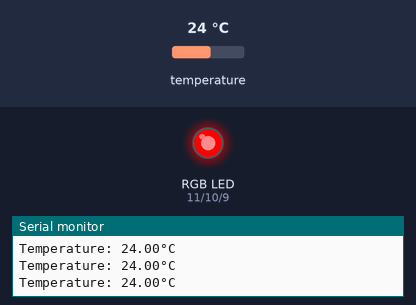
Simulated run of this sketch. Board: Arduino Uno, built with avr-gcc and run on an emulated ATmega328P. On the bench: an RGB LED mixed from three pins (HIGH = lit), the last lines printed to the serial monitor. The inputs (shaded band) are chosen by the test bench; at power-on: temperature 24 °C.

Above: at 1.2 s.
1.3 s: temperature set to 4 °C
At 1.7 s:
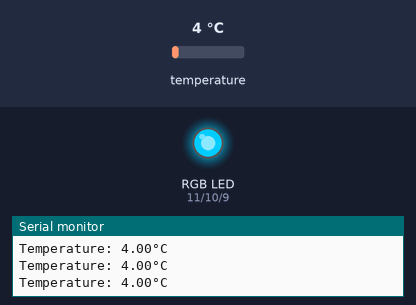
2.8 s: temperature set to 12 °C
At 3.2 s:
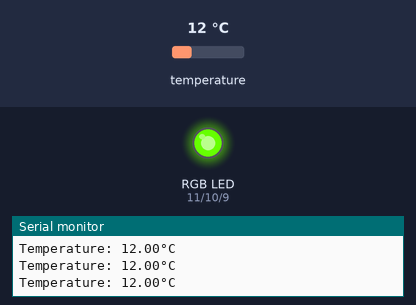
4.3 s: temperature set to 19 °C
At 5.0 s:
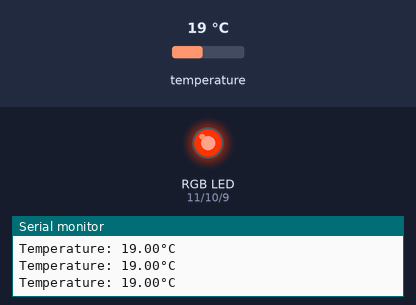
5.8 s: temperature set to 28 °C
At 6.4 s:
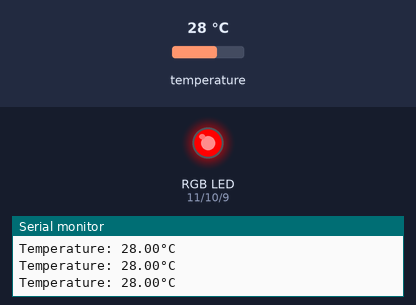
7.3 s: temperature set to 14 °C
At 7.8 s:
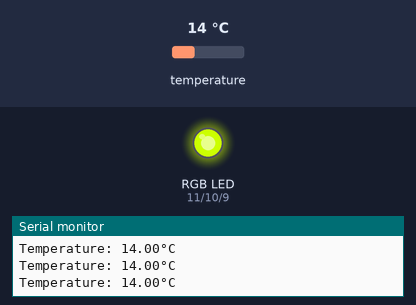
8.8 s: temperature set to 33 °C
At 9.5 s:
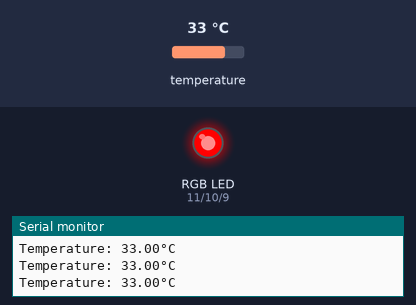
Timing chart, 0 to 11.8 s (numbered marks = the images above; inputs shaded):
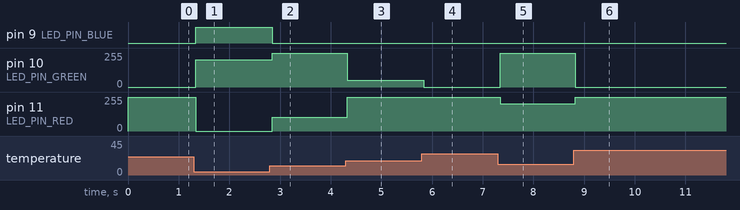

Measured:
- after the input at 1.3 s, pin 9 (LED_PIN_BLUE): LOW → HIGH at once; pin 10 (LED_PIN_GREEN): 0/255 → 204/255 at once; pin 11 (LED_PIN_RED): 255/255 → 0/255 at once
- after the input at 2.8 s, pin 9 (LED_PIN_BLUE): HIGH → LOW at once; pin 10 (LED_PIN_GREEN): 204/255 → 255/255 at once; pin 11 (LED_PIN_RED): 0/255 → 102/255 at once
- after the input at 4.3 s, pin 10 (LED_PIN_GREEN): 255/255 → 51/255 at once; pin 11 (LED_PIN_RED): 102/255 → 255/255 at once
- after the input at 5.8 s, pin 10 (LED_PIN_GREEN): 51/255 → 0/255 at once
- after the input at 7.3 s, pin 10 (LED_PIN_GREEN): 0/255 → 255/255 at once; pin 11 (LED_PIN_RED): 255/255 → 204/255 at once
- after the input at 8.8 s, pin 10 (LED_PIN_GREEN): 255/255 → 0/255 at once; pin 11 (LED_PIN_RED): 204/255 → 255/255 at once

The sketch:

ThermoBacklighter.ino
```cpp
#include <Adafruit_Sensor.h>
#include <DHT.h>
#include <DHT_U.h>

#define DHTPIN 2
#define DHTTYPE DHT11

#define LED_PIN_RED 11
#define LED_PIN_GREEN 10
#define LED_PIN_BLUE 9

#define BLUE_THRESHOLD 0.0
#define CYAN_THRESHOLD 5.0
#define GREEN_THRESHOLD 10.0
#define YELLOW_THRESHOLD 15.0
#define RED_THRESHOLD 20.0

void calc_color(float temperature, int *red, int *green, int *blue)
{
  if (temperature > RED_THRESHOLD) // red
  {
    *red = 255;
    *green = 0;
    *blue = 0;
  }
  else if (temperature > YELLOW_THRESHOLD) // orange, yellow to red
  {
    *red = 255;
    // green is fading
    *green = (int)(255. * (RED_THRESHOLD - temperature) / (RED_THRESHOLD - YELLOW_THRESHOLD));
    *blue = 0;
  }
  else if (temperature > GREEN_THRESHOLD) // green to yellow
  {
    // red is growing
    *red = (int)(255. * (temperature - GREEN_THRESHOLD) / (YELLOW_THRESHOLD - GREEN_THRESHOLD));
    *green = 255;
    *blue = 0;
  }
  else if (temperature > CYAN_THRESHOLD) // cyan to green
  {
    *red = 0;
    *green = 255;
    // blue is fading
    *blue = (int)(255. * (GREEN_THRESHOLD - temperature) / (GREEN_THRESHOLD - CYAN_THRESHOLD));
  }
  else if (temperature > BLUE_THRESHOLD) // blue to cyan
  {
    *red = 0;
    // green is growing
    *green = (int)(255. * (temperature - BLUE_THRESHOLD) / (CYAN_THRESHOLD - BLUE_THRESHOLD));
    *blue = 255;
  }
  else
  {
    *red = 0;
    *green = 0;
    *blue = 255;
  }
}

void test(float temperature)
{
  int red, green, blue;
  calc_color(temperature, &red, &green, &blue);
  Serial.print(temperature);
  Serial.print(F(" "));
  Serial.print(red);
  Serial.print(F(" "));
  Serial.print(green);
  Serial.print(F(" "));
  Serial.print(blue);
  Serial.println(F(" "));
}

DHT_Unified dht(DHTPIN, DHTTYPE);

void setup()
{
  pinMode(LED_PIN_RED, OUTPUT);
  pinMode(LED_PIN_GREEN, OUTPUT);
  pinMode(LED_PIN_BLUE, OUTPUT);

  Serial.begin(9600);
  Serial.println("DHTxx test!");

  dht.begin();
}

void loop()
{
  int red, green, blue;
  float temperature;

  sensors_event_t event;
  dht.temperature().getEvent(&event);
  if (isnan(event.temperature))
  {
    Serial.println(F("Error reading temperature!"));
    analogWrite(LED_PIN_GREEN, 0);
    analogWrite(LED_PIN_BLUE, 0);

    analogWrite(LED_PIN_RED, 255);
    delay(2000);
    analogWrite(LED_PIN_RED, 0);
    delay(2000);
  }
  else
  {
    Serial.print(F("Temperature: "));
    Serial.print(event.temperature);
    Serial.println(F("°C"));

    temperature = (float)event.temperature;
    calc_color(temperature, &red, &green, &blue);
    analogWrite(LED_PIN_RED, red);
    analogWrite(LED_PIN_GREEN, green);
    analogWrite(LED_PIN_BLUE, blue);
  }
}
```
